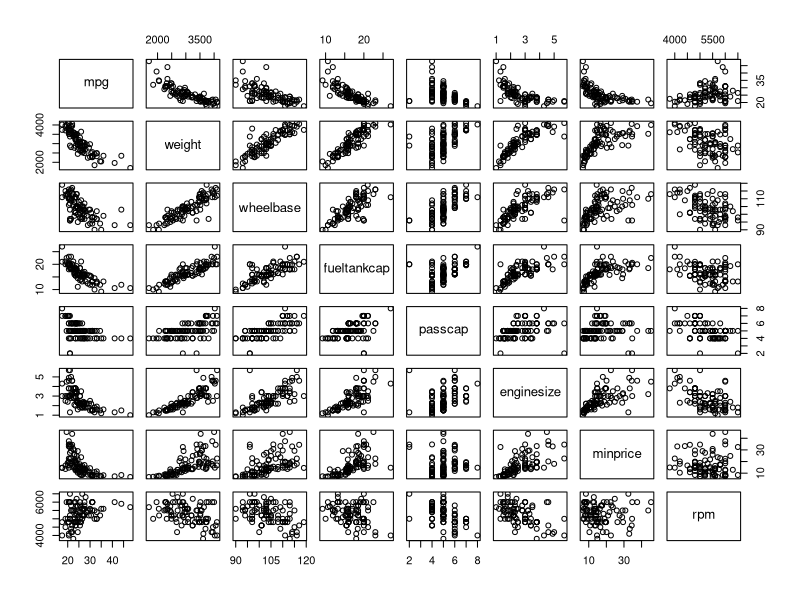
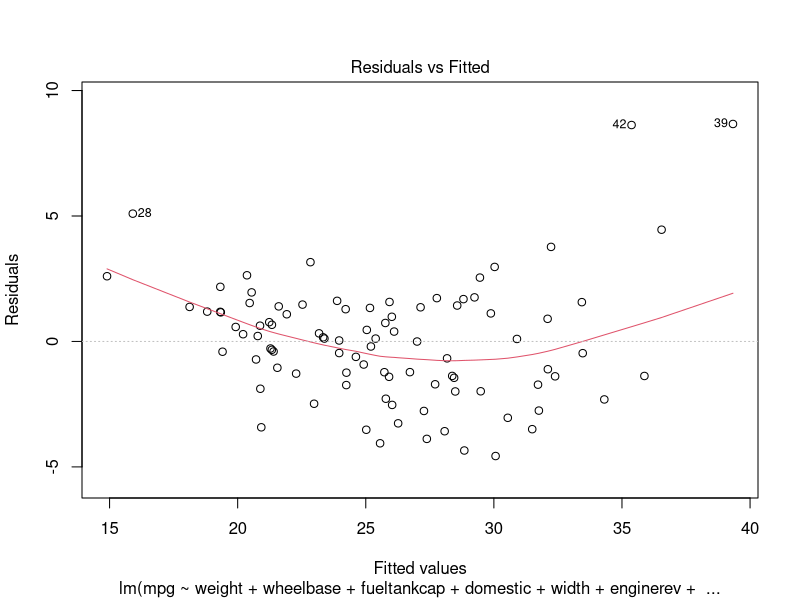
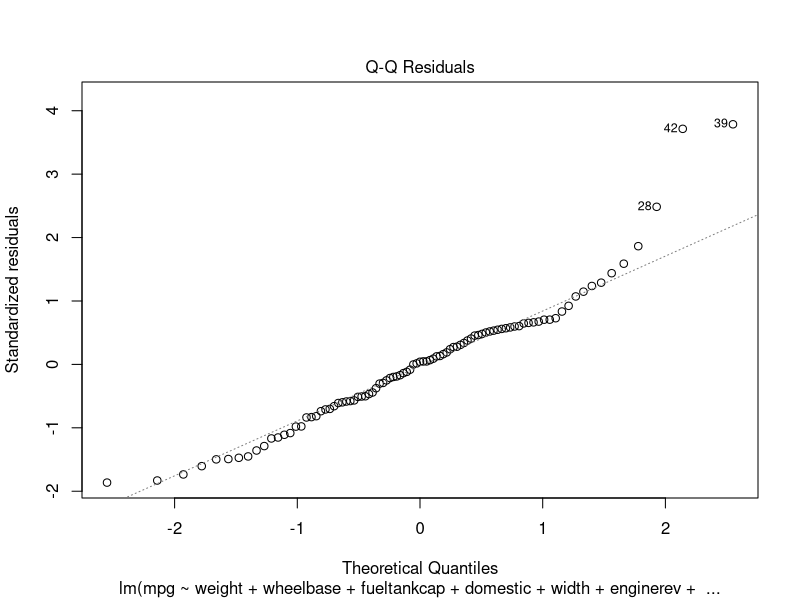
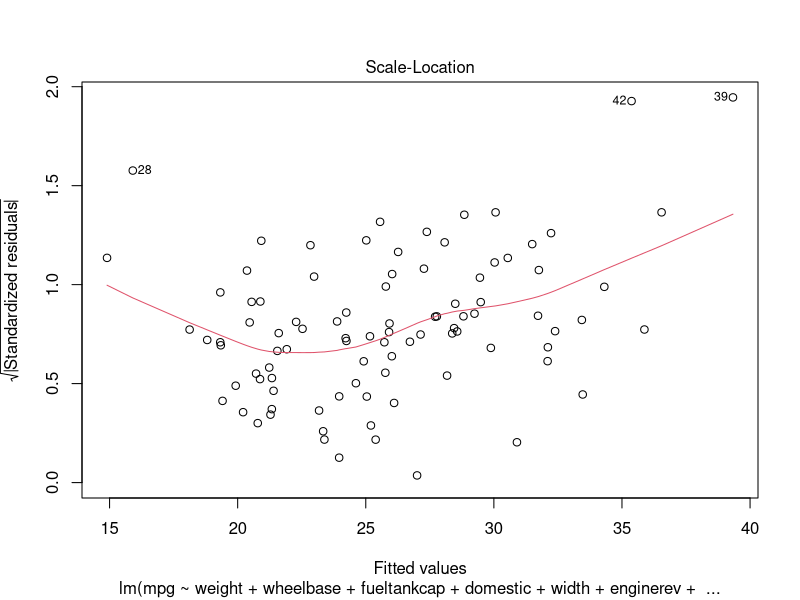
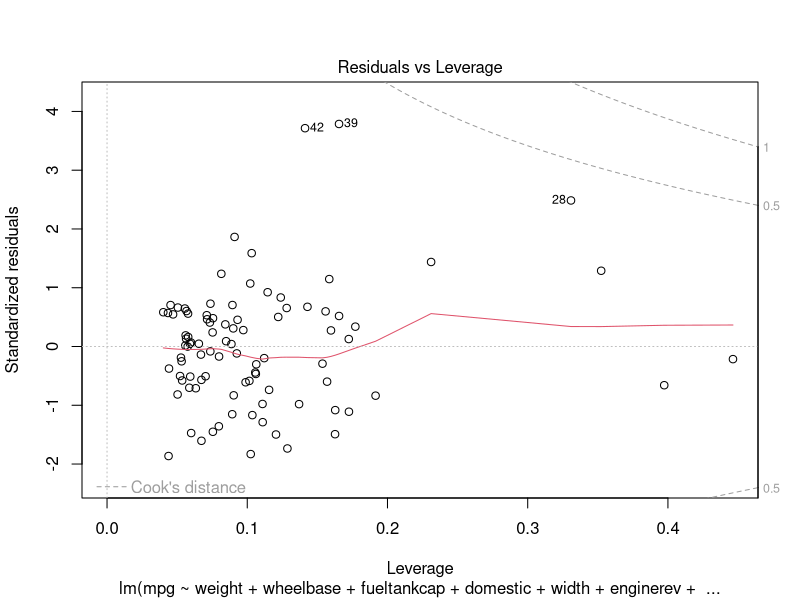
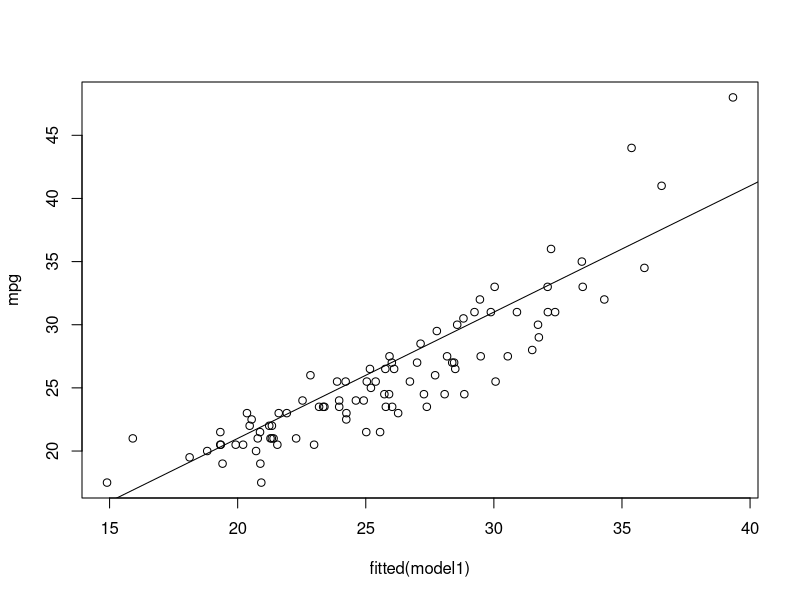
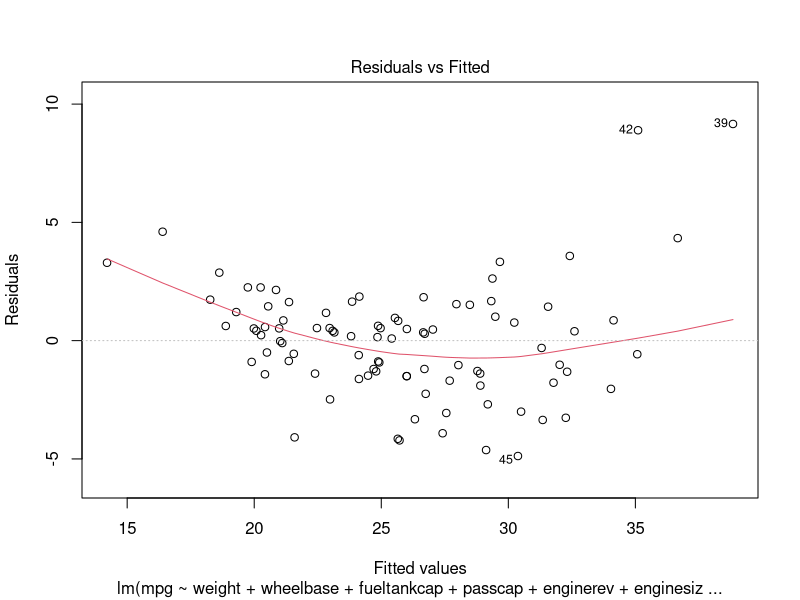
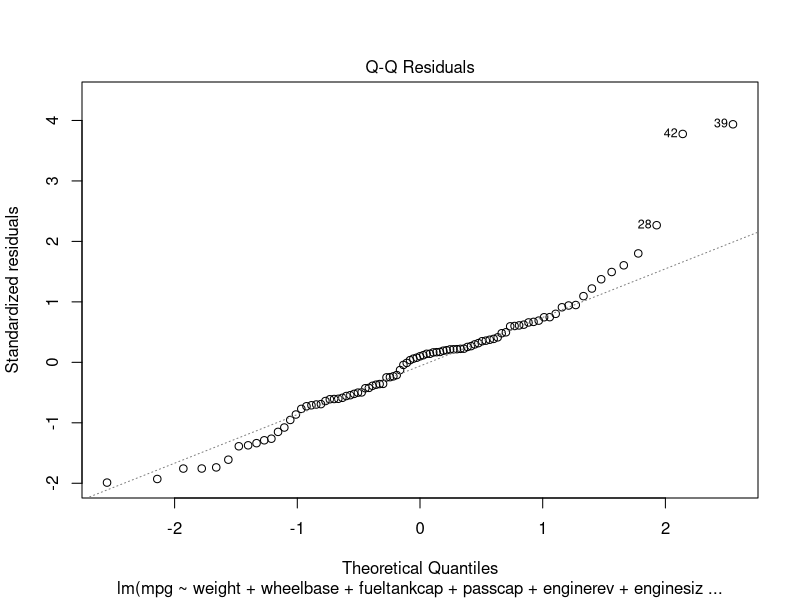

Write the R code that produced these figures, in order. (Note: this script raises an error after producing the figures.)
## ---- chunk 1

cars <- read.table("A17-cars-win.dat")

cars

minprice <- cars$V4
midprice <- cars$V5
maxprice <- cars$V6
cmpg <- cars$V7
hmpg <- cars$V8
airbags <- cars$V9 # discrete
drivetrain <- cars$V10 # discrete
cylinders <- cars$V11 # missing values
enginesize <- cars$V12
horsepower <- cars$V13
rpm <- cars$V14
enginerev <- cars$V15
manualtransmissions <- cars$V16 # discrete
fueltankcap <- cars$V17
passcap <- cars$V18
lencar <- cars$V19
wheelbase <- cars$V20 
width <- cars$V21
Uturn <- cars$V22
rearseatroom <- cars$V23
luggagecap <- cars$V24 # missing values
weight <- cars$V25
domestic <- cars$V26 # discrete
mpg <- c()



average <- 0

for (i in 1:length(cmpg)) {
  average <- (cmpg[i] + hmpg[i])/2
  mpg <- c(mpg, average)
}

## ---- chunk 2
pairs(~mpg + weight + wheelbase + fueltankcap + passcap + 
     + enginesize + minprice + rpm)

## ---- chunk 3
model1 <- step(lm(mpg~1), scope=(~minprice + midprice + maxprice + enginesize + horsepower + rpm + enginerev + fueltankcap + passcap + lencar + wheelbase + width + Uturn + rearseatroom + weight + domestic), direction="both")


## ---- chunk 4

summary(model1)
plot(model1)
## ---- chunk 5
plot(fitted(model1), mpg)
abline(1,1)
## ---- chunk 6
modeldom <- lm(formula = mpg ~ weight + wheelbase + fueltankcap + passcap + 
    enginerev + enginesize + minprice + rpm + domestic)

summary(modeldom)
plot(modeldom)
plot(fitted(modeldom), mpg)
abline(1,1)
## ---- chunk 7
fitted(model)



## ---- chunk 8
mpg



## ---- chunk 9
model3 <- lm(mpg ~ weight + wheelbase + fueltankcap + passcap + 
    enginerev + enginesize + minprice)
summary(model3)

## ---- chunk 10
model4 <- lm(mpg ~ weight + wheelbase + fueltankcap + passcap + 
    enginerev + enginesize + minprice + domestic)
summary(model4)
plot(model4)

## ---- chunk 11
vif(model4)
## ---- chunk 12
model5 <- lm(mpg ~ weight + wheelbase + passcap + 
    enginerev + enginesize + minprice + domestic)
summary(model5)
plot(model5)
## ---- chunk 13
vif(model5)
## ---- chunk 14
model6 <- lm(mpg ~ wheelbase + fueltankcap + passcap + 
    enginerev + enginesize + minprice + domestic)
summary(model6)
plot(model6)
## ---- chunk 15
RMSEP <- function() {
  N <- length(mpg)
  MSum <- 0
  
  for (i in 1:N){
    
    ev <- cars[1,]
    
    tempcars <- cars[-c(i),]
    
    tempmpg <- (tempcars$V7 + tempcars$V8)/2
    tempweight <- tempcars$V25
    tempwheelbase <- tempcars$V20
    temppasscap <- tempcars$V18
    tempenginerev <- tempcars$V15
    tempenginesize <- tempcars$V12
    tempminprice <- tempcars$V4
    tempdomestic <- tempcars$V26
    
    tempmodel <- lm(tempmpg ~ tempweight + tempwheelbase + temppasscap + 
    tempenginerev + tempenginesize + tempminprice + tempdomestic)
    
    mc <- coefficients(tempmodel)
    
    fittedvalue_at_ex <- mc[1] + mc[2]*ev[25] + mc[3]*ev[20] + mc[4]*ev[18] + mc[5]*ev[15] + mc[6]*ev[12] + mc[7]*ev[4] + mc[8]*ev[26]    
    MSum <- MSum + ((ev[7] + ev[8])/2 - fittedvalue_at_ex)^2
  }
  msep <- MSum/N
  print(msep)
  print(sqrt(msep))
}

RMSEP()

 
## ---- chunk 16
modeleq <- mpg ~ wheelbase + fueltankcap + passcap + enginerev + 
    enginesize + minprice + domestic

model <- lm(formula = modeleq)
summary(model)
